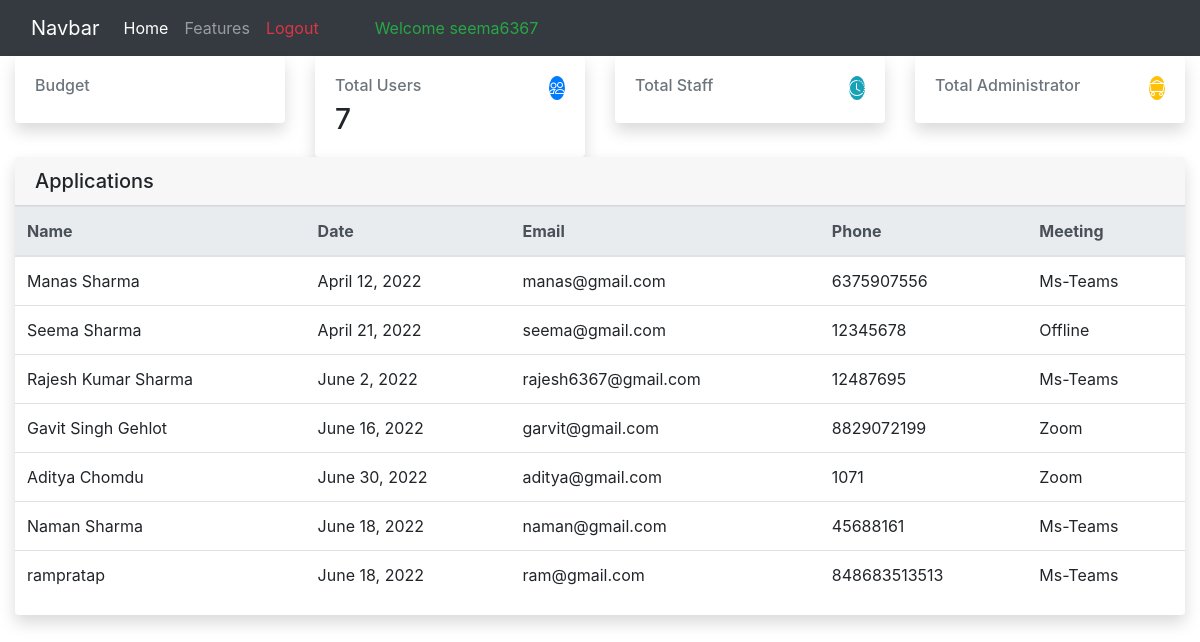
/accounts/home/ (signed in), run on the app's committed database.
### accounts/models.py (models this page shows, shortened)
class authUser(models.Model):
    MEET = (
        ('G-Meet','G-Meet'),
        ('Ms-Teams','Ms-Teams'),
        ('Offline','Offline'),
        ('Zoom','Zoom')
    )
    user = models.OneToOneField(User, null=True,blank=True, on_delete=models.CASCADE)
    name = models.CharField(max_length=250, null=True, blank=True)
    address = models.CharField(max_length=250, null=True, blank=True)
    phone = models.IntegerField(null=True, blank=True)
    date_created = models.DateField(null=True, auto_now_add=True, blank=True)
    meet = models.CharField(null=True, max_length=500, choices=MEET, blank=True)
    image = models.ImageField(null=True, blank=True, default='2566555.jpg')

### accounts/views.py (the view)
# urls.py: path('home/', views.home, name='home'),
@login_required(login_url='login')
def home(request):
    users = authUser.objects.all()
    context = {'users':users}
    return render(request, 'accounts/home.html', context)

### accounts/templates/accounts/home.html (shortened to what this page needs)
<!DOCTYPE html>
<html lang="en">
<head>
    <link rel="stylesheet" href="https://cdn.jsdelivr.net/npm/bootstrap@4.1.3/dist/css/bootstrap.min.css">
</head>
<body>
    {% include 'accounts/navbar.html' %}
<div class="d-flex flex-column flex-lg-row h-lg-full bg-surface-secondary">
    <div class="h-screen flex-grow-1 overflow-y-lg-auto">
        <main class="py-6 bg-surface-secondary">
            <div class="container-fluid">
                <div class="row g-6 mb-6">
                    <div class="col-xl-3 col-sm-6 col-12">
                        <div class="card shadow border-0">
                            <div class="card-body">
                                <div class="row">
                                    <div class="col">
                                        <span class="h6 font-semibold text-muted text-sm d-block mb-2">Budget</span>
                                    </div>
                                    <div class="col-auto">
                                        <div class="icon icon-shape bg-tertiary text-white text-lg rounded-circle">
                                            <i class="bi bi-credit-card"></i>
                                        </div>
                                    </div>
                                </div>
                            </div>
                        </div>
                    </div>
                    <div class="col-xl-3 col-sm-6 col-12">
                        <div class="card shadow border-0">
                            <div class="card-body">
                                <div class="row">
                                    <div class="col">
                                        <span class="h6 font-semibold text-muted text-sm d-block mb-2">Total Users</span>
                                        <span class="h3 font-bold mb-0">{{users.count}}</span>
                                    </div>
                                    <div class="col-auto">
                                        <div class="icon icon-shape bg-primary text-white text-lg rounded-circle">
                                            <i class="bi bi-people"></i>
                                        </div>
                                    </div>
                                </div>
                            </div>
                        </div>
                    </div>
                    <div class="col-xl-3 col-sm-6 col-12">
                        <div class="card shadow border-0">
                            <div class="card-body">
                                <div class="row">
                                    <div class="col">
                                        <span class="h6 font-semibold text-muted text-sm d-block mb-2">Total Staff</span>
                                    </div>
                                    <div class="col-auto">
                                        <div class="icon icon-shape bg-info text-white text-lg rounded-circle">
                                            <i class="bi bi-clock-history"></i>
                                        </div>
                                    </div>
                                </div>
                            </div>
                        </div>
                    </div>
                    <div class="col-xl-3 col-sm-6 col-12">
                        <div class="card shadow border-0">
                            <div class="card-body">
                                <div class="row">
                                    <div class="col">
                                        <span class="h6 font-semibold text-muted text-sm d-block mb-2">Total Administrator</span>
                                    </div>
                                    <div class="col-auto">
                                        <div class="icon icon-shape bg-warning text-white text-lg rounded-circle">
                                            <i class="bi bi-minecart-loaded"></i>
                                        </div>
                                    </div>
                                </div>
                            </div>
                        </div>
                    </div>
                </div>
                <div class="card shadow border-0 mb-7">
                    <div class="card-header">
                        <h5 class="mb-0">Applications</h5>
                    </div>
                    <div class="table-responsive">
                        <table class="table table-hover table-nowrap">
                            <thead class="thead-light">
                                <tr>
                                    <th scope="col">Name</th>
                                    <th scope="col">Date</th>
                                    <th scope="col">Email</th>
                                    <th scope="col">Phone</th>
                                    <th scope="col">Meeting</th>
                                </tr>
                            </thead>
                            <tbody>
                                {% for i in users %}
                                <tr>
                                    <td>{{i.name}}</td>
                                    <td>{{i.date_created}}</td>
                                    <td>{{i.user.email}}</td>
                                    <td>{{i.phone}}</td>
                                    <td>{{i.meet}}</td>
                                </tr>
                                {% endfor %}
                            </tbody>
                        </table>
                    </div>
                </div>
            </div>
        </main>
    </div>
</div>
</body>
</html>

### accounts/templates/accounts/navbar.html (shortened to what this page needs)
<nav class="navbar navbar-expand-lg bg-dark navbar-dark">
    <div class="container-fluid">
      <a class="navbar-brand" href="#">Navbar</a>
      <div class="collapse navbar-collapse" id="navbarNav">
        <ul class="navbar-nav">
          <li class="nav-item">
            <a class="nav-link active" aria-current="page" href="#">Home</a>
          </li>
          <li class="nav-item">
            <a class="nav-link" href="#">Features</a>
          </li>
          <li class="nav-item">
            <a class="nav-link text-danger" href="{% url 'logout' %}">Logout</a>
          </li>
        </ul>
          <span class="ml-5 text-success">Welcome {{request.user}}</span>
      </div>
    </div>
  </nav>

### data on the page
authUser: name "Manas Sharma", date_created "April 12, 2022", user.email "manas@gmail.com", phone "6375907556", meet "Ms-Teams"
authUser: name "Seema Sharma", date_created "April 21, 2022", user.email "seema@gmail.com", phone "12345678", meet "Offline"
authUser: name "Rajesh Kumar Sharma", date_created "June 2, 2022", user.email "rajesh6367@gmail.com", phone "12487695", meet "Ms-Teams"
authUser: name "Gavit Singh Gehlot", date_created "June 16, 2022", user.email "garvit@gmail.com", phone "8829072199", meet "Zoom"
authUser: name "Aditya Chomdu", date_created "June 30, 2022", user.email "aditya@gmail.com", phone "1071", meet "Zoom"
authUser: name "Naman Sharma", date_created "June 18, 2022", user.email "naman@gmail.com", phone "45688161", meet "Ms-Teams"
authUser: name "rampratap", date_created "June 18, 2022", user.email "ram@gmail.com", phone "848683513513", meet "Ms-Teams"

### other printed values
{{ request.user }} "seema6367"
{{ users.count }} "7"
